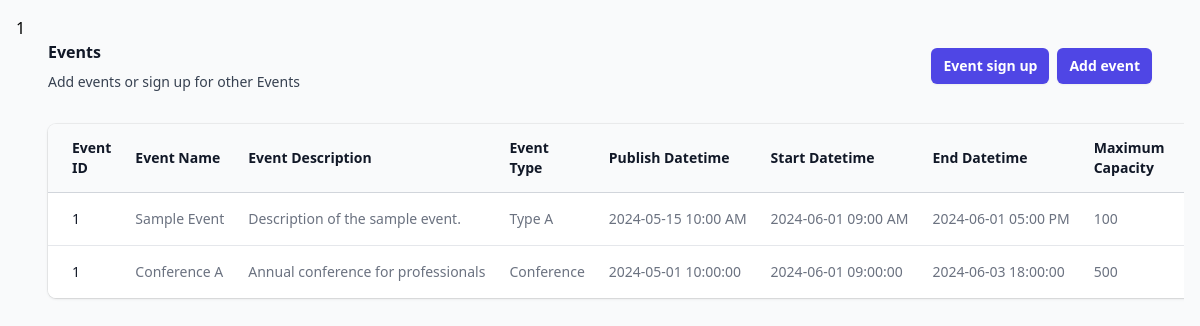
The app's page /event-page.php?email=john.doe@example.com (signed in) with its own data.
### tables this page shows
CREATE TABLE EVENT_DETAILS
(Event_ID				INT NOT NULL AUTO_INCREMENT,
Event_name				VARCHAR(75) NOT NULL,
Event_description		VARCHAR(1024),
Event_type				VARCHAR(75) NOT NULL,
Publish_datetime		DATETIME NOT NULL,
Start_datetime			DATETIME NOT NULL,
End_datetime			DATETIME NOT NULL,
Maximum_capacity		INT,
Last_timestamp_event	DATETIME NOT NULL,
PRIMARY KEY (Event_ID));

### event-page.php (the view, shortened to what this page needs)
<?php
$email = $_GET['email'];
$db = mysqli_connect(DB_SERVER, DB_USERNAME, DB_PASSWORD, DB_NAME);
$sql = "SELECT DISTINCT ED.* ";
$sql .= "FROM EVENT_DETAILS ED ";
$sql .= "LEFT JOIN ORGANIZES O ON ED.Event_ID = O.Event_ID ";
$sql .= "LEFT JOIN USER_DETAILS UDO ON O.User_ID = UDO.User_ID ";
$sql .= "LEFT JOIN ATTENDS A ON ED.Event_ID = A.Event_ID ";
$sql .= "LEFT JOIN USER_DETAILS UDA ON A.User_ID = UDA.User_ID ";
$sql .= "WHERE (UDO.Email = '$email' OR UDA.Email = '$email') ";
$result = mysqli_query($db, $sql);
?>
<!DOCTYPE html>
<html lang="en">
<head>
    <link rel="stylesheet" href="output.css">
</head>
<body class="bg-gray-50 p-4">
    <div class="px-4 sm:px-6 lg:px-8">
        <div class="sm:flex sm:items-center">
            <div class="sm:flex-auto">
                <h1 class="text-base font-semibold leading-6 text-gray-900">Events</h1>
                <p class="mt-2 text-sm text-gray-700">Add events or sign up for other Events</p>
            </div>
            <div class=" sm:ml-16 sm:mt-0 sm:flex-none flex flex-row gap-x-2 mt-4">
            <a href="event-signup.php">
                    <button type="button" class="my-auto block rounded-md bg-indigo-600 px-3 py-2 text-center text-sm font-semibold text-white shadow-sm hover:bg-indigo-500 focus-visible:outline focus-visible:outline-2 focus-visible:outline-offset-2 focus-visible:outline-indigo-600">Event sign up</button>
                </a>
                <a href="add-event.php">
                    <button type="button" class="my-auto block rounded-md bg-indigo-600 px-3 py-2  text-center text-sm font-semibold text-white shadow-sm hover:bg-indigo-500 focus-visible:outline focus-visible:outline-2 focus-visible:outline-offset-2 focus-visible:outline-indigo-600">Add event</button>
                </a>
            </div>
        </div>
        <div class="mt-8 flow-root">
            <div class="-mx-4 -my-2 overflow-x-auto sm:-mx-6 lg:-mx-8">
                <div class="inline-block min-w-full py-2 align-middle sm:px-6 lg:px-8">
                    <div class="overflow-hidden shadow ring-1 ring-black ring-opacity-5 sm:rounded-lg">
                        <table class="min-w-full divide-y divide-gray-300">
                            <thead class="bg-gray-50">
                                <tr>
                                    <th scope="col" class="py-3.5 pl-4 pr-3 text-left text-sm font-semibold text-gray-900 sm:pl-6">Event ID</th>
                                    <th scope="col" class="px-3 py-3.5 text-left text-sm font-semibold text-gray-900">Event Name</th>
                                    <th scope="col" class="px-3 py-3.5 text-left text-sm font-semibold text-gray-900">Event Description</th>
                                    <th scope="col" class="px-3 py-3.5 text-left text-sm font-semibold text-gray-900">Event Type</th>
                                    <th scope="col" class="px-3 py-3.5 text-left text-sm font-semibold text-gray-900">Publish Datetime</th>
                                    <th scope="col" class="px-3 py-3.5 text-left text-sm font-semibold text-gray-900">Start Datetime</th>
                                    <th scope="col" class="px-3 py-3.5 text-left text-sm font-semibold text-gray-900">End Datetime</th>
                                    <th scope="col" class="px-3 py-3.5 text-left text-sm font-semibold text-gray-900">Maximum Capacity</th>
                                    <th scope="col" class="relative py-3.5 pl-3 pr-4 sm:pr-6">Timestamp</th>
                                </tr>
                            </thead>
                            <tbody class="divide-y divide-gray-200 bg-white">
                                <tr>
                                    <td class="whitespace-nowrap py-4 pl-4 pr-3 text-sm font-medium text-gray-900 sm:pl-6">1</td>
                                    <td class="whitespace-nowrap px-3 py-4 text-sm text-gray-500">Sample Event</td>
                                    <td class="whitespace-nowrap px-3 py-4 text-sm text-gray-500">Description of the sample event.</td>
                                    <td class="whitespace-nowrap px-3 py-4 text-sm text-gray-500">Type A</td>
                                    <td class="whitespace-nowrap px-3 py-4 text-sm text-gray-500">2024-05-15 10:00 AM</td>
                                    <td class="whitespace-nowrap px-3 py-4 text-sm text-gray-500">2024-06-01 09:00 AM</td>
                                    <td class="whitespace-nowrap px-3 py-4 text-sm text-gray-500">2024-06-01 05:00 PM</td>
                                    <td class="whitespace-nowrap px-3 py-4 text-sm text-gray-500">100</td>
                                    <td class="relative whitespace-nowrap py-4 pl-3 pr-4 text-right text-sm font-medium sm:pr-6">
                                    </td>
                                </tr>
                                <?php
                                while ($event = mysqli_fetch_assoc($result)) { ?>
                                    <tr>
                                        <td class="whitespace-nowrap py-4 pl-4 pr-3 text-sm font-medium text-gray-900 sm:pl-6"><?php echo $event['Event_ID']; ?></td>
                                        <td class="whitespace-nowrap px-3 py-4 text-sm text-gray-500"><?php echo $event['Event_name']; ?></td>
                                        <td class="whitespace-nowrap px-3 py-4 text-sm text-gray-500"><?php echo $event['Event_description']; ?></td>
                                        <td class="whitespace-nowrap px-3 py-4 text-sm text-gray-500"><?php echo $event['Event_type']; ?></td>
                                        <td class="whitespace-nowrap px-3 py-4 text-sm text-gray-500"><?php echo $event['Publish_datetime']; ?></td>
                                        <td class="whitespace-nowrap px-3 py-4 text-sm text-gray-500"><?php echo $event['Start_datetime']; ?></td>
                                        <td class="whitespace-nowrap px-3 py-4 text-sm text-gray-500"><?php echo $event['End_datetime']; ?></td>
                                        <td class="whitespace-nowrap px-3 py-4 text-sm text-gray-500"><?php echo $event['Maximum_capacity']; ?></td>
                                        <td class="relative whitespace-nowrap py-4 pl-3 pr-4 text-right text-sm font-medium sm:pr-6"><?php echo $event['Last_timestamp_event']; ?></td>
                                    </tr>
                                <?php }  ?>
                            </tbody>
                        </table>
                    </div>
                </div>
            </div>
        </div>
    </div>
</body>
</html>

### records on screen
event_details: Event_ID "1", Event_name "Conference A", Event_description "Annual conference for professionals", Event_type "Conference", Publish_datetime "2024-05-01 10:00:00", Start_datetime "2024-06-01 09:00:00", End_datetime "2024-06-03 18:00:00", Maximum_capacity "500"
